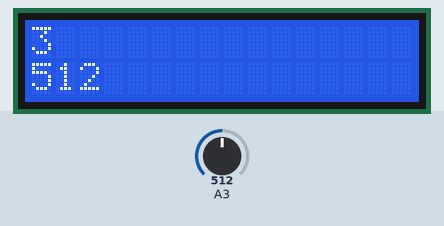
Recording of a sketch running on a simulated Arduino Uno, built with avr-gcc and run on an emulated ATmega328P. On the bench: 16×2 character LCD. The test bench sets the inputs (shaded band); at power-on: A3 = 512.

Above: at 3.2 s.
3.3 s: A3 set to 440
At 4.2 s:
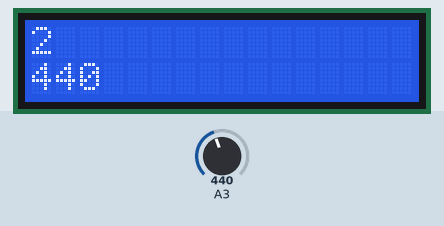
4.9 s: A3 set to 460
At 6.0 s:
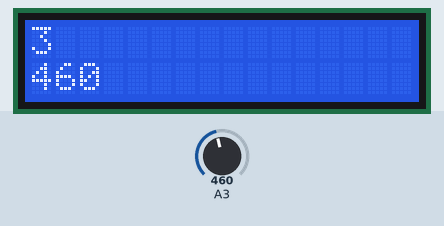
6.5 s: A3 set to 511
At 8.0 s:
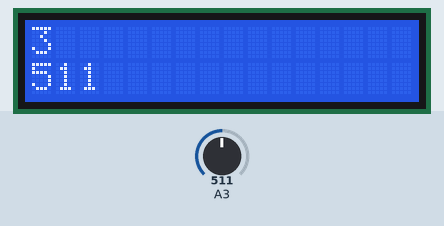
Timing chart, 0 to 9.5 s (numbered marks = the images above; inputs shaded):
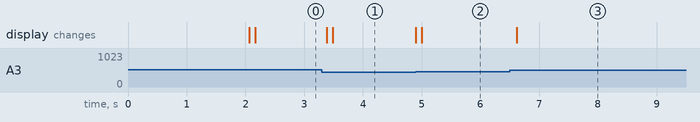

The sketch:

lcdKeypadTest.ino
```cpp
#include <LiquidCrystal.h>

// select the pins used on the LCD panel
LiquidCrystal lcd(7, 6, 11, 10, 9, 8);

// define some values used by the panel and buttons
int lcd_key     = 0;
int adc_key_in  = 0;
//int adc_key_in2  = 0;
#define btnRIGHT  0
#define btnUP     1
#define btnDOWN   2
#define btnLEFT   3
#define btnSELECT 4
#define btnNONE   5

int res     = 0;


/////////////////////////////////////////////////////////////************************************************************
int ReadValueKeypad()
{
 adc_key_in = analogRead(11);      // lê os valores do sensor
 // valores lidos de cada botão: 0, 144, 329, 504, 741
 if (adc_key_in > 1000 - res) return btnNONE; // faixa de valores para cada botão
 if (adc_key_in < 50 - res)   return btnRIGHT;
 if (adc_key_in < 250 - res)  return btnUP;
 if (adc_key_in < 450 - res)  return btnDOWN;
 if (adc_key_in < 650 - res)  return btnLEFT;
 if (adc_key_in < 850 - res)  return btnSELECT;
 return btnNONE;  //se todos falharem, retorna esse
}


void setup() {
  lcd.begin(16, 2);
  lcd.setCursor(0,0);
  lcd.print("WELCOME!");
  delay(2000);
  lcd.clear();
  lcd.setCursor(0,0);
  lcd.print("          ");
}

void loop() {
  // put your main code here, to run repeatedly:
  lcd.setCursor(0,0);
  lcd.print(ReadValueKeypad());
  delay(100);
  lcd.setCursor(0,1);
  lcd.print("        ");
  lcd.setCursor(0,1);
  lcd.print(analogRead(11));
  delay(100);


}
```

Measured:
- after the input at 3.3 s, the display: first changes after 0.08 s (image 1 shows a later state)
- after the input at 4.9 s, the display: first changes at once (image 2 shows a later state)
- after the input at 6.5 s, the display: changes after 0.12 s (image 3)
